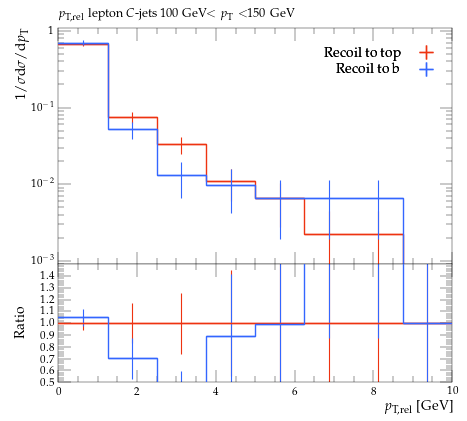

This chart was generated by the following Python code:
#! /usr/bin/env python

# This Python script was auto-generated using YODA v2.0.2.
# Analysis object: /MC_HFDECAYS/avg_C_jet_l_pTrel_100_150
# Timestamp: 31-07-2026 (13:13:53)

import matplotlib as mpl
import matplotlib.pyplot as plt
mpl.use('Agg') # comment out for interactive use
import os
import numpy as np

plotDir = os.path.split(os.path.realpath(__file__))[0]
if 'YODA_USER_PLOT_PATH' in globals():
    plot_outdir = globals()['YODA_USER_PLOT_PATH']
else:
    plot_outdir = plotDir

#plot style
plt.style.use(os.path.join(plotDir, '../default.mplstyle'))
# plot metadata
figW, figH = plt.rcParams['figure.figsize']
ax_xLabel = r'$p_\mathrm{T,rel}$ [GeV]'
ax_yLabel = r'$1/\sigma \mathrm{d}\sigma/\mathrm{d}p_\mathrm{T}$'
ax_title  = r'$p_\mathrm{T,rel}$ lepton $C$-jets 100 GeV$<p_\mathrm{T}<$150 GeV'
ax_xScale = 'linear'
ax_yScale = 'log'
xLims = (0.0, 10.0)
yLims = (0.0009000000000000001, 1.1)

# TeX-friendly labels for the legend
labels = {
    'legend' : ([ r"Recoil to top", r"Recoil to b" ], r""),
}

# Adjust canvas width and height
canvasW = 10.0
canvasH = 9.0
figW *= canvasW/10.
figH *= canvasH/9.

# Create figure and axis objects
fig, (ax, ratio0_ax) = plt.subplots(2, 1, sharex=True,
                  figsize=(figW,figH), gridspec_kw={'height_ratios': (6.0, 3.0)})

# Set figure margins
plt.subplots_adjust(
    left   = 1.0 * plt.rcParams['figure.subplot.left'],
    right  = 1.0 * plt.rcParams['figure.subplot.right'],
    top    = 1.0 * plt.rcParams['figure.subplot.top'],
    bottom = 1.0 * plt.rcParams['figure.subplot.bottom'])

ratio0_ax.yaxis.set_major_locator(mpl.ticker.MultipleLocator(0.1))
ratio0_ax.set_ylim(0.5, 1.4999)
ratio0_ax.set_ylabel('Ratio')

# the numerical data is stored in a separate file
dataf = dict()
prefix = os.path.split(__file__)[0]
if prefix:    prefix = prefix + '/'
exec(open(prefix+'avg_C_jet_l_pTrel_100_150__data.py').read(), dataf)


legend_handles = dict() # keep track of handles for the legend

# style options for curves
# starts at zorder>=5 to draw curve on top of legend
styles = {
  'recoil_t': {
    'color' : '#EE3311',
    'linestyle' : '-',
    'linewidth' : 1,
    'marker' : 'none',
    'markersize' : 2,
    'capsize' : 0.0,
    'zorder' : 5,
    'histstyle' : 1,
    'drawstyle' : 'steps-pre',
    'xerrorbars' : 1,
    'yerrorbars' : 1,
    'fillcolor' : None,
    'fillopacity' : 1.0,
    'ratio0_linestyle' : '-',
    'ratio0_linewidth' : 1,
    'ratio0_marker' : 'none',
    'ratio0_markersize' : 2,
    'ratio0_capsize' : 0.0,
    'ratio0_zorder' : 5,
    'ratio0_histstyle' : 1,
    'ratio0_drawstyle' : 'steps-pre',
    'ratio0_xerrorbars' : 1,
    'ratio0_yerrorbars' : 1,
  },
  'recoil_b': {
    'color' : '#3366FF',
    'linestyle' : '-',
    'linewidth' : 1,
    'marker' : 'none',
    'markersize' : 2,
    'capsize' : 0.0,
    'zorder' : 6,
    'histstyle' : 1,
    'drawstyle' : 'steps-pre',
    'xerrorbars' : 1,
    'yerrorbars' : 1,
    'fillcolor' : None,
    'fillopacity' : 1.0,
    'ratio0_linestyle' : '-',
    'ratio0_linewidth' : 1,
    'ratio0_marker' : 'none',
    'ratio0_markersize' : 2,
    'ratio0_capsize' : 0.0,
    'ratio0_zorder' : 6,
    'ratio0_histstyle' : 1,
    'ratio0_drawstyle' : 'steps-pre',
    'ratio0_xerrorbars' : 1,
    'ratio0_yerrorbars' : 1,
  },
}

# curve from input yoda files in main panel
for label, yvals in dataf['yvals'].items():
    if all(np.isnan(v) for v in dataf['yvals'][label]):
        continue
    tmp = None
    if styles[label]['histstyle']: # draw as histogram
        xpos = dataf['xedges'][label] if styles[label]['drawstyle'] else dataf['xpoints'][label]
        ypos = np.insert(yvals, 0, yvals[0]) if styles[label]['drawstyle'] else yvals
        if styles[label]['fillcolor']: # fill area below curve
            ax.fill_between(xpos, ypos, step='pre',
                            color=styles[label]['fillcolor'],
                            alpha=styles[label]['fillopacity'])
        tmp, = ax.plot(xpos, ypos,
                       color=styles[label]['color'],
                       linestyle=styles[label]['linestyle'],
                       linewidth=styles[label]['linewidth'],
                       drawstyle=styles[label]['drawstyle'], solid_joinstyle='miter',
                       zorder=styles[label]['zorder'], label=label)
    tmp = ax.errorbar(dataf['xpoints'][label], yvals,
                      xerr=np.array(dataf['xerrs'][label])*styles[label]['xerrorbars'],
                      yerr=np.array(dataf['yerrs'][label])*styles[label]['yerrorbars'],
                      fmt=styles[label]['marker'], capsize=styles[label]['capsize'],
                      markersize=styles[label]['markersize'],
                      ecolor=styles[label]['color'],
                      color=styles[label]['color'], zorder=styles[label]['zorder'])
    tmp[-1][0].set_linestyle(styles[label]['linestyle'])
    tmp[-1][0].set_linewidth(styles[label]['linewidth'])
    if label in dataf['add_legend_handle']:  legend_handles[label] = tmp
    for varLabel in dataf['variation_yvals'].keys():
        if varLabel.startswith(label):
            tmp, = ax.plot(dataf['xedges'][label], dataf['variation_yvals'][varLabel],
                           color=styles[label]['color'],
                           linestyle=styles[label]['linestyle'],
                           linewidth=styles[label]['linewidth'],
                           drawstyle='steps-pre', solid_joinstyle='miter',
                           zorder=styles[label]['zorder'], alpha=0.5)


# plots on ratio panel
# curve from input yoda files in ratio panel
for label, yvals in dataf['ratio0_yvals'].items():
    if all(np.isnan(v) for v in yvals):
        continue
    if styles[label]['ratio0_histstyle']: # plot as histogram
        xpos = dataf['xedges']['recoil_t'] if styles[label]['ratio0_drawstyle'] else dataf['xpoints']['recoil_t']
        ypos = np.insert(yvals, 0, yvals[0]) if styles[label]['ratio0_drawstyle'] else yvals
        ratio0_ax.plot(xpos, ypos,
                       color=styles[label]['color'],
                       linewidth=styles[label]['linewidth'],
                       linestyle=styles[label]['ratio0_linestyle'],
                       drawstyle=styles[label]['ratio0_drawstyle'], zorder=styles[label]['zorder'],
                       solid_joinstyle='miter')
    tmp = ratio0_ax.errorbar(dataf['xpoints']['recoil_t'], yvals,
                             xerr=np.array(dataf['ref_xerrs'])*styles[label]['ratio0_xerrorbars'],
                             yerr=np.array(dataf['ratio0_yerrs'][label])*styles[label]['ratio0_yerrorbars'],
                             fmt=styles[label]['ratio0_marker'], capsize=styles[label]['ratio0_capsize'],
                             markersize=styles[label]['ratio0_markersize'],
                             ecolor=styles[label]['color'],
                             color=styles[label]['color'])
    tmp[-1][0].set_linestyle(styles[label]['ratio0_linestyle'])
    tmp[-1][0].set_linewidth(styles[label]['ratio0_linewidth'])

    for varlabel in dataf['ratio0_variation_vals'].keys():
        if varlabel.startswith(label):
            ratio0_ax.plot(dataf['xedges']['recoil_t'],
                            dataf['ratio0_variation_vals'][varlabel],
                            color=styles[label]['color'],
                            linestyle=styles[label]['linestyle'],
                            linewidth=styles[label]['linewidth'],
                            drawstyle='steps-pre', solid_joinstyle='miter',
                            zorder=1, alpha=0.5)

legend_items = list(legend_handles.values())
ax.add_artist(ax.legend(legend_items,
                        labels['legend'][0],
                        title=labels['legend'][1],
                        alignment='right',
                        loc='upper right',
                        bbox_to_anchor=(1.0, 0.97),markerfirst=False))

# set plot metadata as defined above
ratio0_ax.set_xlabel(ax_xLabel)
ratio0_ax.xaxis.set_label_coords(1., -0.15)
ax.set_ylabel(ax_yLabel, ha='right', va='top')
ax.yaxis.set_label_coords(-0.11, 1.0)
ax.set_title(ax_title, loc='left')
ax.set_xscale(ax_xScale)
ax.set_yscale(ax_yScale)
ax.set_xlim(xLims)
ax.set_ylim(yLims)

# tick formatting
plt.rcParams['xtick.top'] = True
plt.rcParams['ytick.right'] = True
ax.yaxis.set_major_locator(mpl.ticker.LogLocator(base=10.0, numticks=np.inf))
ax.yaxis.set_minor_locator(mpl.ticker.LogLocator(
                           base=10.0, subs=np.arange(0.1, 1, 0.1), numticks=np.inf))
fig.align_ylabels((ax, ratio0_ax))
plt.savefig(os.path.join(plot_outdir, 'avg_C_jet_l_pTrel_100_150.pdf'), format='PDF')
plt.savefig(os.path.join(plot_outdir, 'avg_C_jet_l_pTrel_100_150.png'), format='PNG')

plt.close(fig)
